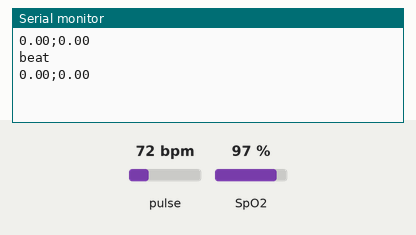
A sketch run on a simulated Arduino Uno, built with avr-gcc and run on an emulated ATmega328P. Shown: the last lines printed to the serial monitor. Inputs (shaded band) come from the test bench; at power-on: pulse 72 bpm, SpO2 97 %.

Above: at 1.2 s.
1.3 s: pulse set to 42 bpm
At 2.44 s:
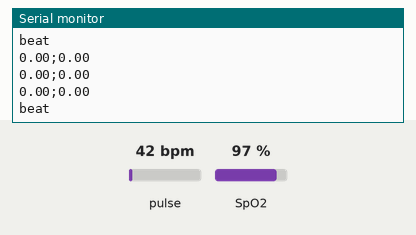
2.8 s: SpO2 set to 80 %
At 3.3 s:
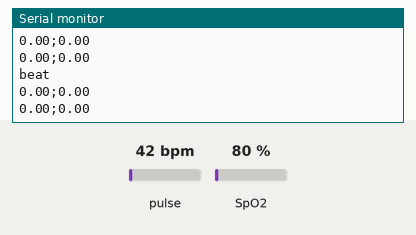
4.3 s: pulse set to 70 bpm
At 5.9 s:
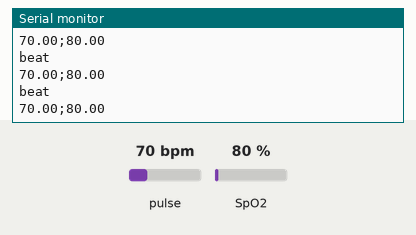
Timing chart, 0 to 7.4 s (numbered marks = the images above; inputs shaded):
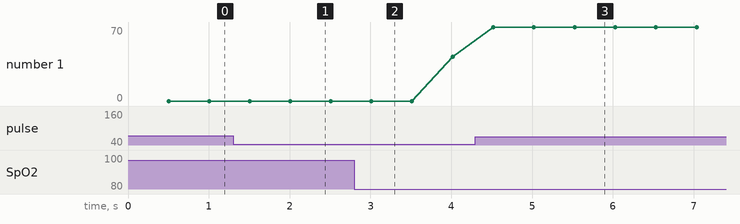

The sketch:

Pulsooximeter_MAX30100.ino
```cpp
#include <Wire.h>
#include "MAX30100_PulseOximeter.h"
#include <SoftwareSerial.h>

#define OKRES_WYSWIETLANIA 500
SoftwareSerial BTSerial(10, 11); // RX, TX
float tetno, saturacja;
uint32_t poprzedniOdczyt = 0;
PulseOximeter max30100;

void onBeatDetected()
{
    Serial.println("beat");
    BTSerial.println("beat");
}

void setup() {
  max30100.begin();
  max30100.setIRLedCurrent(MAX30100_LED_CURR_14_2MA);
  Serial.begin(9600);
  BTSerial.begin(57600);

  max30100.setOnBeatDetectedCallback(onBeatDetected);
}

void loop() {
  max30100.update();
  if (millis() - poprzedniOdczyt > OKRES_WYSWIETLANIA) {
    saturacja = max30100.getSpO2();
    tetno = max30100.getHeartRate();

    Serial.println(String(String(tetno)+";"+String(saturacja)));
    BTSerial.println(String(String(tetno)+";"+String(saturacja)));

    poprzedniOdczyt = millis();
  }
}
```

Measured:
- after the input at 4.3 s, the serial monitor: prints a new line after 0.22 s (image 3)
- plotted number 1: 42 → 70 after the input at 4.3 s
